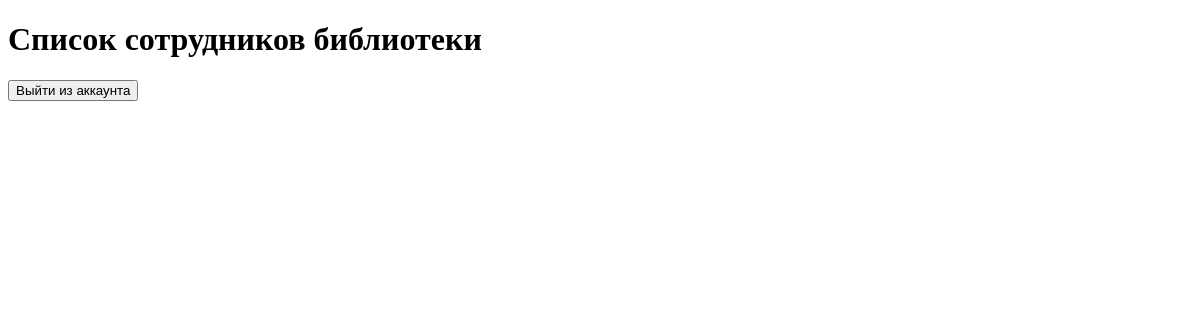
Before: /user_list/ with the older database file.
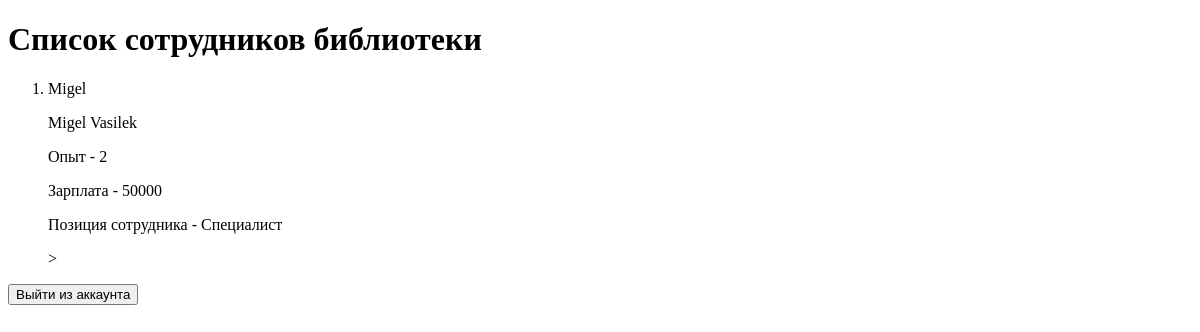
After: the same page with the newer database file.
### users/models.py (models this page shows, shortened)
class UserProfile(User):
    DEGREE_CHOICES = (
        ("bachelor", "Бакалавр"),
        ("master", "Магистратура"),
        ("docent", "Доцент"),
        ("none", "Без диплома"),
    )
    degree = models.CharField(max_length=20, choices=DEGREE_CHOICES, default="none")
    position = models.CharField(max_length=100, blank=True, null=True)
    salary = models.PositiveIntegerField(blank=True, null=True)
    experience = models.PositiveIntegerField(default=0)
    skills = models.TextField(blank=True)
    languages = models.CharField(max_length=200, blank=True)
    certifications = models.TextField(blank=True)
    address = models.CharField(max_length=255, blank=True)
    city = models.CharField(max_length=100, blank=True)
    birth_date = models.DateField(null=True, blank=True)

### users/views.py (the view)
# urls.py: path('user_list/', views.UserListView.as_view(), name='user_list'),
class UserListView(ListView):
    template_name = 'users/user_list.html'
    context_object_name = 'user'
    model = models.UserProfile
    def get_queryset(self):
        return self.model.objects.all()

### templates/users/user_list.html (shortened to what this page needs)
<!DOCTYPE html>
<html lang="ru">
<head>
</head>
<body>
<h1>Список сотрудников библиотеки</h1>
<ol>
  {% for i in user %}
  <li>
    <p>{{ i.username }}</p>
    <p>{{ i.first_name }} {{ i.last_name }}</p>
    <p>Опыт - {{ i.experience }}</p>
    <p>Зарплата - {{ i.salary }}</p>
    {% if i.position %}
    <p>Позиция сотрудника - {{ i.position }}</p>>
    {% else %}
    <p>Позиция не определена</p>>
    {% endif %}
  </li>
  {% endfor %}
</ol>
<form action="{% url 'users:logout' %}" method="POST">
  <button type="submit">Выйти из аккаунта</button>
</form>
</body>
</html>

Changed rows visible on the page:
added UserProfile: username "Migel", first_name "Migel", last_name "Vasilek", experience "2", salary "50000", position "Специалист"
